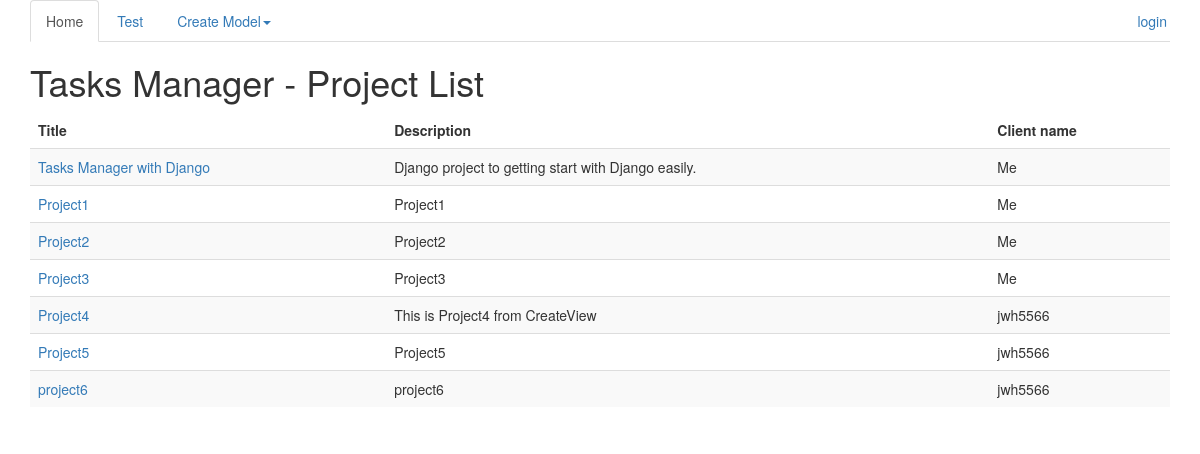
Page /project_list on the earlier database version.
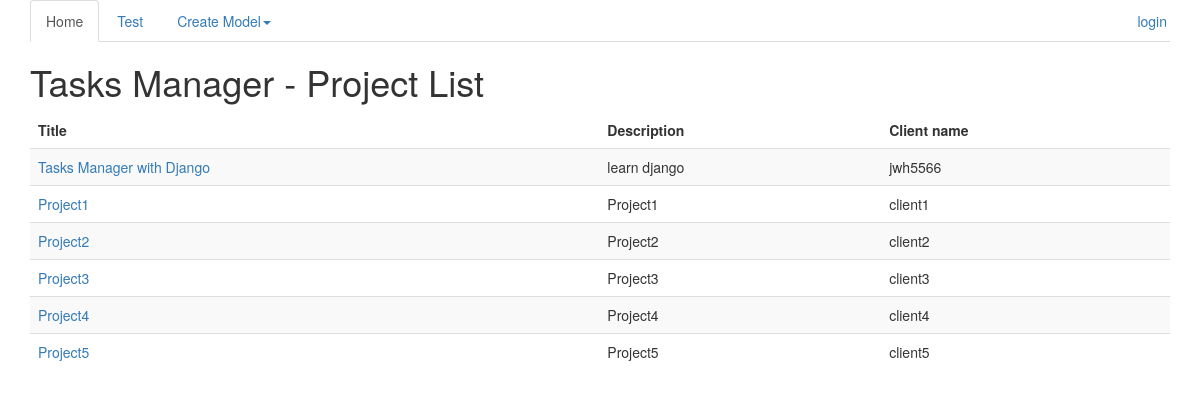
Same page on the later database version.
### TasksManager/models.py (models this page shows, shortened)
class Project(models.Model):
    title = models.CharField(max_length=50, verbose_name="Title")
    description = models.CharField(max_length=1000, verbose_name="Description")
    client_name = models.CharField(max_length=1000, verbose_name="Client name")

### templates/project_list.html (shortened to what this page needs)
{% extends "base.html" %}
{% block h1 %}
    Project List
{% endblock %}
{% block  article_content%}
    <table class="table table-striped">
            <thead>
                <tr>
                    <td><strong>Title</strong></td>
                    <td><strong>Description</strong></td>
                    <td><strong>Client name</strong></td>
                </tr>
            </thead>
            <tbody>
            {% for project in object_list %}
                <tr>
                    <td><a href="{% url 'project_detail' project.id %}">{{ project.title }}</a></td>
                    <td>{{ project.description }}</td>
                    <td>{{ project.client_name }}</td>
                </tr>
            {% endfor %}
            </tbody>
        </table>
{% endblock %}

### templates/base.html (shortened to what this page needs)
{% load staticfiles %}
<!DOCTYPE html>
<html lang="en">
<head>
    <link href="{% static 'css/bootstrap.min.css' %}" rel="stylesheet" type="text/css">
    <link href="{% static 'css/style.css' %}" rel="stylesheet" type="text/css">
</head>
<body>
    <div class="container">
    <ul class="nav nav-tabs">
        <li class="active">
            <a href="{% url 'public_index' %}">Home</a>
        </li>
        <li><a href="#">Test</a> </li>
        <li class="dropdown">
            <a class="dropdown-toggle" data-toggle="dropdown" href="#">Create Model<span class="caret"></span></a>
        </li>
            {% if request.user.is_authenticated %}
                <li class="navbar-right"><a href="{% url 'disconnect' %}">logout</a> </li>
            {% else %}
                <li class="navbar-right"><a href="{% url 'connection' %}">login</a> </li>
            {% endif %}
    </ul>
    <h1>
        Tasks Manager - {% block h1 %}{% endblock %}
    </h1>
    <article>
        {% block article_content %}{% endblock %}
    </article>
    </div>
</body>
</html>

Differences in the rows shown:
removed Project: title "project6", description "project6", client_name "jwh5566"
changed Project "Tasks Manager with Django": description "Django project to getting start with Django easily." → "learn django"; client_name "Me" → "jwh5566"
changed Project "Project1": client_name "Me" → "client1"
changed Project "Project2": client_name "Me" → "client2"
changed Project "Project3": client_name "Me" → "client3"
changed Project "Project4": description "This is Project4 from CreateView" → "Project4"; client_name "jwh5566" → "client4"
changed Project "Project5": client_name "jwh5566" → "client5"
